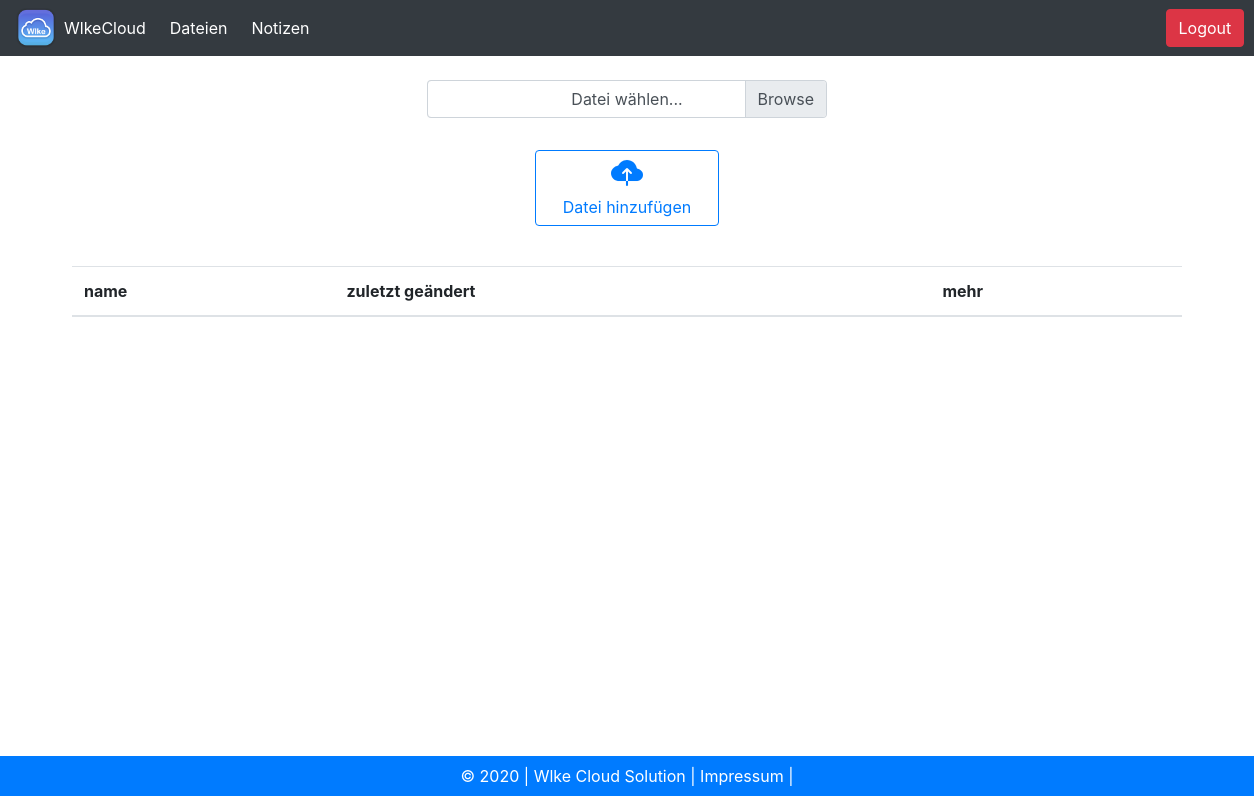
Before: /storage/ (signed in) with the older database file.
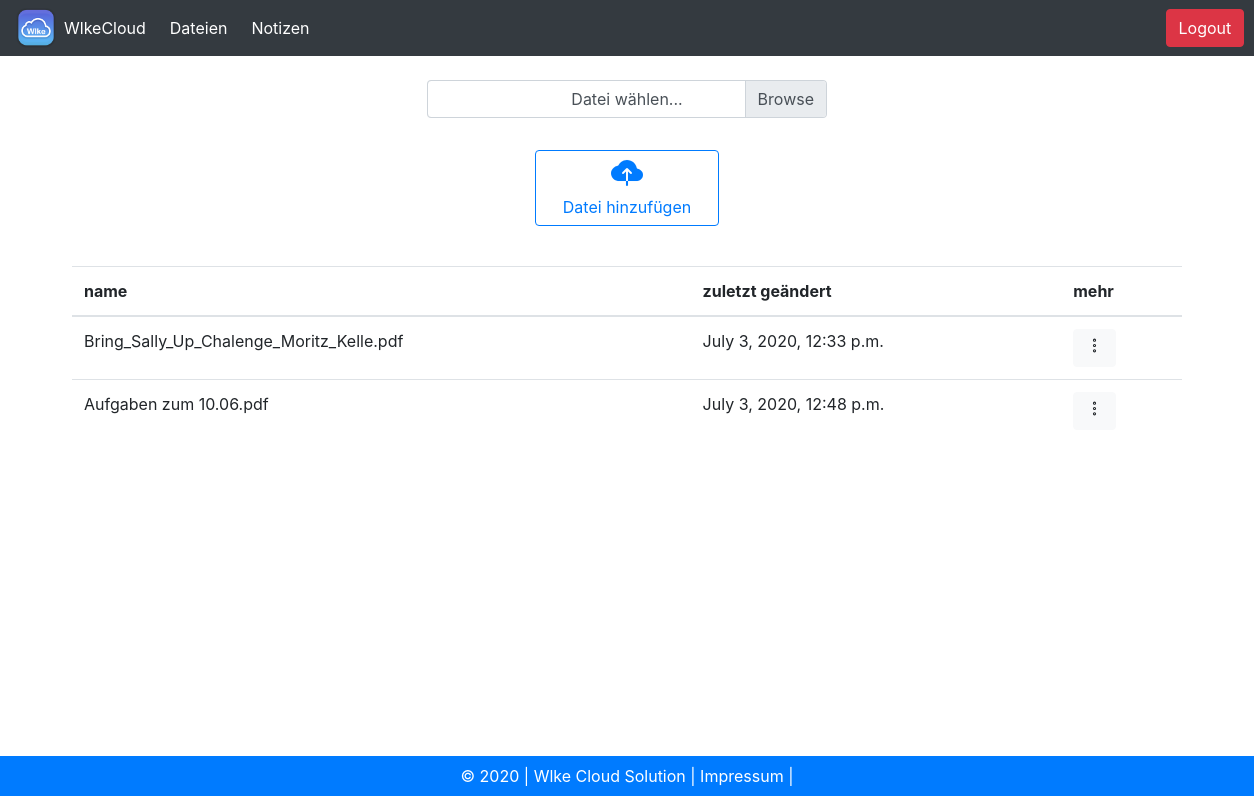
After: the same page with the newer database file.
### storage/models.py (models this page shows, shortened)
class Datei(models.Model):
    benutzer = models.ForeignKey(
        User, on_delete=models.CASCADE, related_name="datei", null=True)
    rand = ''.join(random.choices(
        string.ascii_uppercase + string.digits, k=20))
    datei = models.FileField(
        upload_to='data/' + rand + '/', null=True, blank=True,)
    name = models.CharField(max_length=200)
    uploaded = models.DateTimeField(auto_now_add=True)
    class Meta:
        verbose_name_plural = 'Dateien'

### storage/views.py (the view)
# urls.py: path('', views.index, name="index"),
def index(request):
    if request.method == 'POST' and request.FILES['file']:
        print(request.FILES)
        file = request.FILES['file']
        new_datei = Datei(benutzer=request.user, datei=file, name=file.name)
        new_datei.save()
        return HttpResponseRedirect('/storage/')
    return render(request, 'storage/storage_index.html',)

### templates/storage/storage_index.html (shortened to what this page needs)
{% extends 'base_storage.html' %} {% load crispy_forms_tags %}  {% block content %}
<div class="container text-center">
  <form method="POST" enctype="multipart/form-data">
    <br />
    <div class="custom-file mb-3" style="width: 400px;">
      <label class="custom-file-label" for="validatedCustomFile"
        >Datei wählen...</label
      >
      <label class="custom-file-label" for="validatedCustomFile"
        >Datei wählen...</label
      >
    </div>
    <br />
    <button type="submit" class="btn btn-outline-primary m-3">
      <ion-icon name="cloud-upload" style="font-size: 32px;"></ion-icon>
      <div class="container text-center">Datei hinzufügen</div>
    </button>
  </form>
</div>
<br />
<table class="table">
  <thead>
    <tr>
      <th scope="col">name</th>
      <th scope="col">zuletzt geändert</th>
      <th scope="col">
        mehr
      </th>
    </tr>
  </thead>
  <tbody>
    {% for datei in user.datei.all %}
    <tr>
      <td>
        {{ datei.name }}
      </td>
      <td>{{ datei.uploaded }}</td>
      <td>
        <div class="dropdown">
          <button
            class="btn btn-light"
            type="button"
            id="dropdownMenuButton"
            data-toggle="dropdown"
            aria-haspopup="true"
            aria-expanded="false"
          >
            <ion-icon
              name="ellipsis-vertical-outline"
              style="font-size: 17px;"
            ></ion-icon>
          </button>
        </div>
      </td>
    </tr>
    {% endfor %}
  </tbody>
</table>
{% endblock %}

Changed rows visible on the page:
added Datei: name "Bring_Sally_Up_Chalenge_Moritz_Kelle.pdf", uploaded "July 3, 2020, 12:33 p.m."
added Datei: name "Aufgaben zum 10.06.pdf", uploaded "July 3, 2020, 12:48 p.m."
